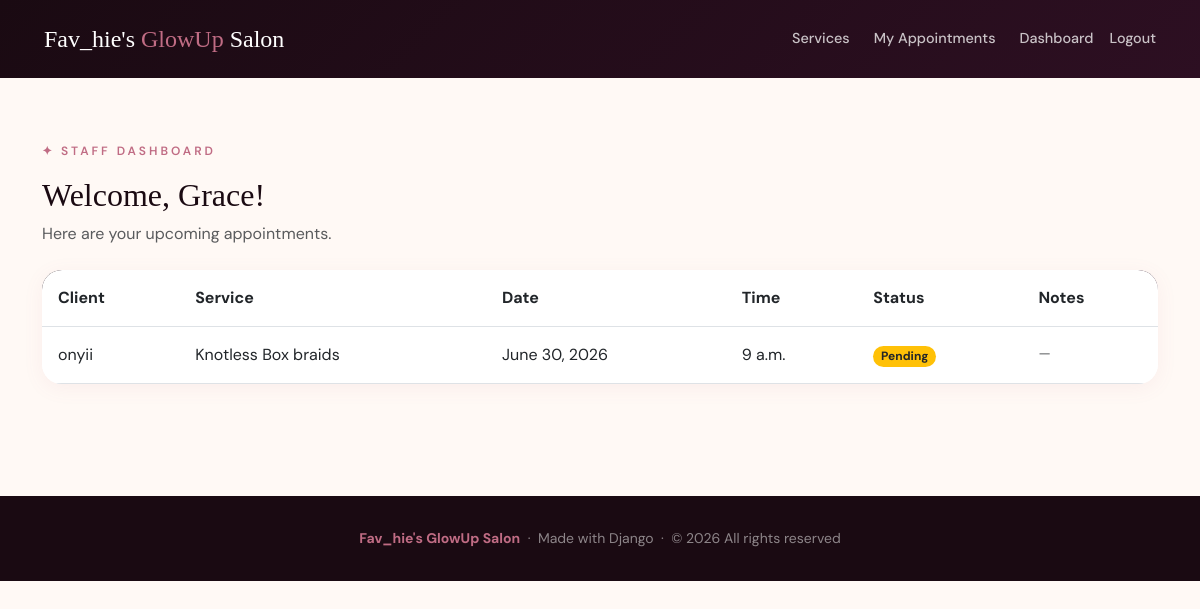
The page /staff/dashboard/ (signed in) on the database its author committed.
### appointments/models.py (models this page shows, shortened)
class Staff(models.Model):
    user = models.OneToOneField(
        User,
        on_delete=models.CASCADE,
        related_name='staff'
    )
    bio = models.TextField(blank=True)
    profile_photo = models.ImageField(
        upload_to='staff/',
        blank=True,
        null=True
    )
    specialties = models.ManyToManyField(
        Service,
        blank=True,
        related_name='staff_members'
    )

class Appointment(models.Model):
    STATUS_CHOICES = [
        ('pending',   'Pending'),
        ('confirmed', 'Confirmed'),
        ('cancelled', 'Cancelled'),
        ('completed', 'Completed'),
    ]
    client = models.ForeignKey(
        User,
        on_delete=models.CASCADE,
        related_name='appointments'
    )
    service = models.ForeignKey(
        Service,
        on_delete=models.CASCADE,
        related_name='appointments'
    )
    staff = models.ForeignKey(
        Staff,
        on_delete=models.CASCADE,
        related_name='appointments'
    )
    time_slot = models.OneToOneField(
        TimeSlot,
        on_delete=models.CASCADE,
        related_name='appointment'
    )
    status = models.CharField(
        max_length=20,
        choices=STATUS_CHOICES,
        default='pending'
    )
    notes = models.TextField(blank=True)
    created_at = models.DateTimeField(auto_now_add=True)
    class Meta:
        ordering = ['-created_at']

class Service(models.Model):
    name = models.CharField(max_length=100)
    description = models.TextField()
    duration_minutes = models.IntegerField()
    price = models.DecimalField(max_digits=8, decimal_places=2)
    image = models.ImageField(
        upload_to='services/',
        blank=True,
        null=True
    )

class TimeSlot(models.Model):
    staff = models.ForeignKey(
        Staff,
        on_delete=models.CASCADE,
        related_name='time_slots'
    )
    date = models.DateField()
    start_time = models.TimeField()
    end_time = models.TimeField()
    is_available = models.BooleanField(default=True)
    class Meta:
        ordering = ['date', 'start_time']

### appointments/views.py (the view)
@login_required
def staff_dashboard(request):
    try:
        staff = Staff.objects.get(user=request.user)
    except Staff.DoesNotExist:
        messages.error(request, 'You are not registered as a staff member.')
        return redirect('home')
    appointments = (
        Appointment.objects
        .filter(staff=staff)
        .exclude(status='cancelled')
        .select_related('client', 'service', 'time_slot')
        .order_by('time_slot__date', 'time_slot__start_time')
    )
    return render(request, 'appointments/staff_dashboard.html', {
        'staff':        staff,
        'appointments': appointments,
    })

### appointments/templates/appointments/staff_dashboard.html (shortened to what this page needs)
{% extends 'appointments/base.html' %}
{% block content %}
<div class="container py-5">
  <div class="mb-4">
    <p class="section-tag">✦ Staff Dashboard</p>
    <h2>Welcome, {{ staff.user.first_name }}!</h2>
    <p class="text-muted">Here are your upcoming appointments.</p>
  </div>
  {% if appointments %}
  <div class="table-responsive salon-card card p-0">
    <table class="table table-hover mb-0">
      <thead style="background:linear-gradient(135deg,#1a0a12,#2d0f22);color:#fff;">
        <tr>
          <th class="p-3">Client</th>
          <th class="p-3">Service</th>
          <th class="p-3">Date</th>
          <th class="p-3">Time</th>
          <th class="p-3">Status</th>
          <th class="p-3">Notes</th>
        </tr>
      </thead>
      <tbody>
        {% for apt in appointments %}
        <tr>
          <td class="p-3">{{ apt.client.get_full_name|default:apt.client.username }}</td>
          <td class="p-3">{{ apt.service.name }}</td>
          <td class="p-3">{{ apt.time_slot.date }}</td>
          <td class="p-3">{{ apt.time_slot.start_time }}</td>
          <td class="p-3">
            <span class="badge rounded-pill
              {% if apt.status == 'confirmed' %}bg-success
              {% elif apt.status == 'pending' %}bg-warning text-dark
              {% else %}bg-info{% endif %}">
              {{ apt.get_status_display }}
            </span>
          </td>
          <td class="p-3 text-muted small">
            {{ apt.notes|default:"—" }}
          </td>
        </tr>
        {% endfor %}
      </tbody>
    </table>
  </div>
  {% else %}
  <div class="text-center py-5">
    <h4 class="text-muted">No upcoming appointments 🎉</h4>
  </div>
  {% endif %}
</div>
{% endblock %}

### appointments/templates/appointments/base.html (style rules this page uses)
:root { --rose: #C06C84; --plum: #6C3483; --dark: #1a0a12; --cream: #fff9f5; --blush: #fdf0f5; --muted: #8a7080; }
* { box-sizing: border-box; }
body { font-family: 'DM Sans', sans-serif; background: var(--cream); color: var(--dark); }
h1, h2, h3, h4, h5 { font-family: 'Playfair Display', serif; }
.salon-card { border: none; border-radius: 20px; box-shadow: 0 4px 20px rgba(192,108,132,0.08); transition: transform 0.3s, box-shadow 0.3s; overflow: hidden; }
.section-tag { font-size: 0.75rem; letter-spacing: 3px; text-transform: uppercase; color: var(--rose); font-weight: 600; }

### rows shown on the page
Staff: user.first_name "Grace"
Appointment: client.get_full_name "onyii", service.name "Knotless Box braids", time_slot "June 30, 2026", time_slot.start_time "9 a.m.", status "Pending", notes "—"
